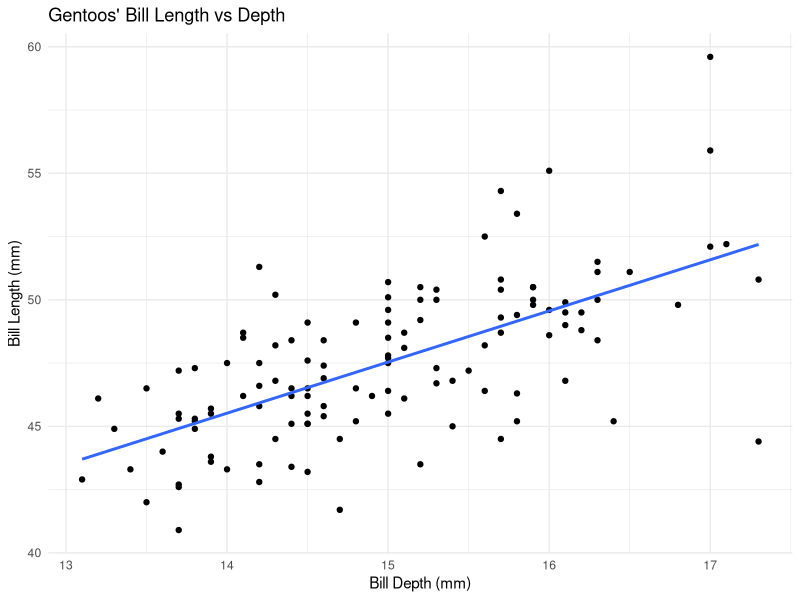
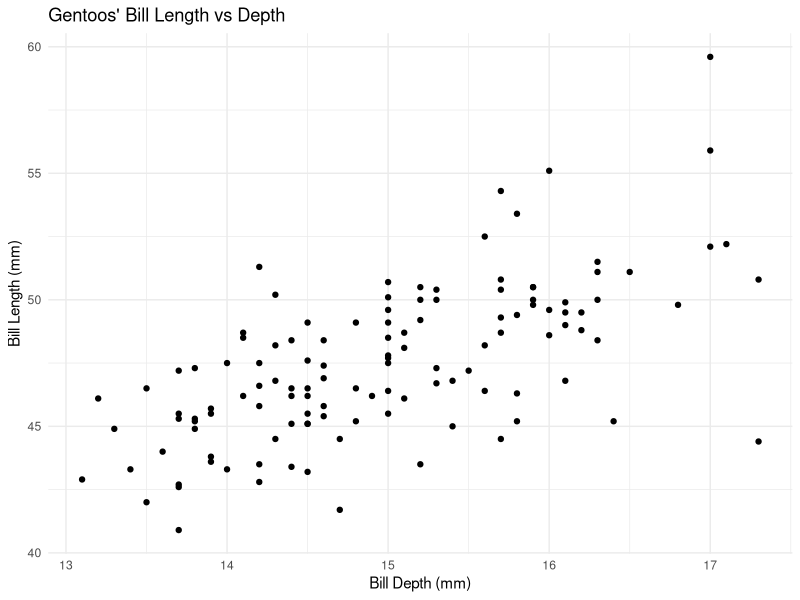
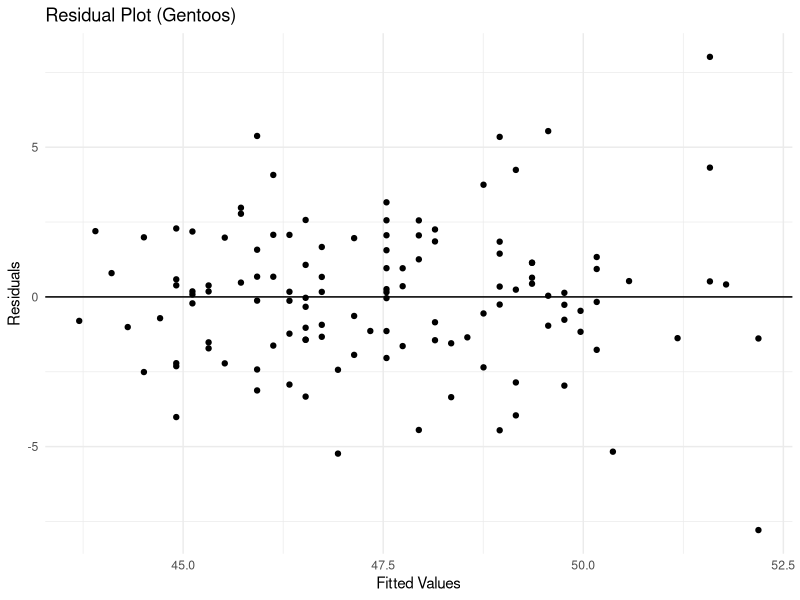
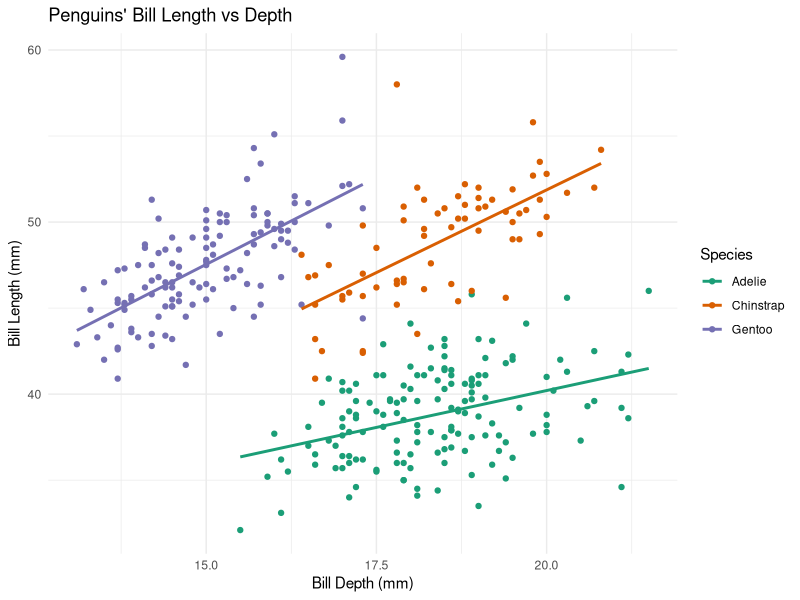

Write the R code that produced these figures, in order.
## ---- chunk 1
#| message: false
#| warning: false
library(tidyverse)
library(modeldata)
library(broom)
## ---- chunk 2
#| message: false
#| warning: false
gentoos <- penguins %>% 
  filter(species == "Gentoo")
## ---- chunk 3
#| message: false
#| warning: false
ggplot(
  gentoos,
  aes(x = bill_depth_mm, 
      y = bill_length_mm)
) +
  geom_point() +
  geom_smooth(method = "lm", 
              se = FALSE
  ) +
  labs(
    title = "Gentoos' Bill Length vs Depth",
    x = "Bill Depth (mm)",
    y = "Bill Length (mm)"
  ) +
  theme_minimal()
## ---- chunk 4
#| message: false
#| warning: false
model <- lm(bill_length_mm ~ bill_depth_mm, data = gentoos)
summary(model)
## ---- chunk 5
#| message: false
#| warning: false
predicted_length <- 2.0208 * 15.5 + 17.2295
## ---- chunk 6
#| message: false
#| warning: false

true_length <- gentoos %>% 
  filter(bill_depth_mm == 15.5) %>% 
  pull(bill_length_mm)
## ---- chunk 7
#| message: false
#| warning: false

residual <- predicted_length - true_length
## ---- chunk 8
#| message: false
#| warning: false
ggplot(
  gentoos,
  aes(x = bill_depth_mm, 
      y = bill_length_mm)
) +
  geom_point() +
  labs(
    title = "Gentoos' Bill Length vs Depth",
    x = "Bill Depth (mm)",
    y = "Bill Length (mm)"
  ) +
  theme_minimal()
## ---- chunk 9
#| message: false
#| warning: false

summary(model)
## ---- chunk 10
#| message: false
#| warning: false
gentoos_aug <- augment(model)
## ---- chunk 11
#| message: false
#| warning: false
ggplot(
  gentoos_aug,
  aes(x = .fitted, 
      y = .resid)
) +
  geom_point() +
  geom_hline(yintercept = 0) +
  labs(
    title = "Residual Plot (Gentoos)",
    x = "Fitted Values",
    y = "Residuals"
  ) +
  theme_minimal()
## ---- chunk 12
ggplot(
  penguins,
  aes(x = bill_depth_mm, 
      y = bill_length_mm,
      color = species)
) +
  geom_point() +
  geom_smooth(method = "lm", 
              se = FALSE
  ) +
  labs(
    title = "Penguins' Bill Length vs Depth",
    x = "Bill Depth (mm)",
    y = "Bill Length (mm)",
    color = "Species"
  ) +
  theme_minimal() +
  scale_color_brewer(palette = "Dark2")
